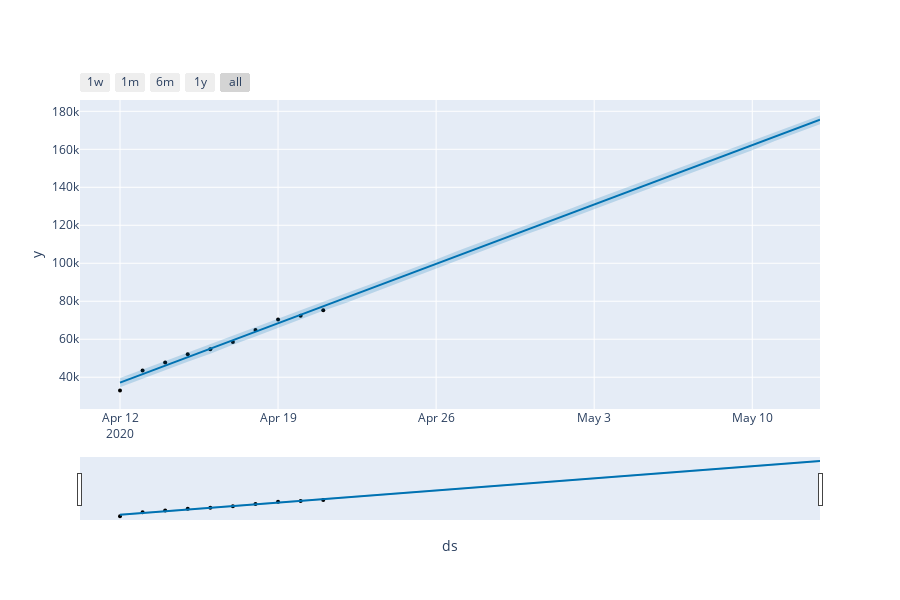

Notebook code cell kept with this figure:
### Markdown cell above
Para poder ver los componentes del pronóstico, usaremos plot_plotly

### Code cell
fig = plot_plotly(m, forecast)
py.iplot(fig) 
fig = m.plot(forecast,xlabel='Date',ylabel='Recovered Count')
